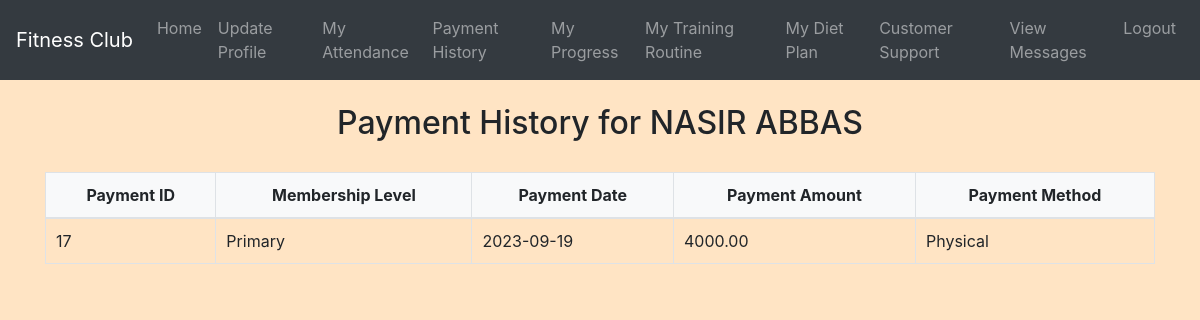
The page /view_payment.php (signed in) on the database its author committed.
### tables this page shows
CREATE TABLE `payments` (
  `PaymentID` int(11) NOT NULL,
  `MemberID` int(11) NOT NULL,
  `LevelID` int(11) NOT NULL,
  `PaymentDate` date NOT NULL,
  `PaymentAmount` decimal(10,2) NOT NULL,
  `PaymentMethod` varchar(20) NOT NULL
);

CREATE TABLE `membership_levels` (
  `LevelID` int(11) NOT NULL,
  `level_name` varchar(50) NOT NULL,
  `description` text NOT NULL,
  `price` decimal(10,2) NOT NULL,
  `features` text NOT NULL,
  `duration` varchar(50) NOT NULL
);

### view_payment.php (the view, shortened to what this page needs)
<?php
include('config.php');
$memberID = $_SESSION["member_id"];
$memberName = $_SESSION["member_name"];
$sql = "SELECT p.PaymentID, ml.level_name, p.PaymentDate, p.PaymentAmount, p.PaymentMethod
        FROM payments AS p
        INNER JOIN membership_levels AS ml ON p.LevelID = ml.LevelID
        WHERE p.MemberID = $memberID
        ORDER BY p.PaymentDate DESC";
$result = $conn->query($sql);
?>
<!DOCTYPE html>
<html lang="en">
<head>
    <link rel="stylesheet" href="https://maxcdn.bootstrapcdn.com/bootstrap/4.5.2/css/bootstrap.min.css">
    <link rel="stylesheet" href="./css/style.css">
</head>
<body>
<?php include('navbar.php'); ?>
<div class="container">
    <h2 class="mt-4">Payment History for <?php echo $memberName; ?></h2>
    <table class="table table-bordered">
        <thead>
            <tr>
                <th>Payment ID</th>
                <th>Membership Level</th>
                <th>Payment Date</th>
                <th>Payment Amount</th>
                <th>Payment Method</th>
            </tr>
        </thead>
        <tbody>
            <?php
            while ($row = $result->fetch_assoc()) {
                echo "<tr>";
                echo "<td>" . $row['PaymentID'] . "</td>";
                echo "<td>" . $row['level_name'] . "</td>";
                echo "<td>" . $row['PaymentDate'] . "</td>";
                echo "<td>" . $row['PaymentAmount'] . "</td>";
                echo "<td>" . $row['PaymentMethod'] . "</td>";
                echo "</tr>";
            }
            ?>
        </tbody>
    </table>
</div>
</body>
</html>

### css/style.css (style rules this page uses)
body { background-color: bisque; }
h1, h2, h3, h4 { text-align: center; margin-top: 30px; margin-bottom: 30px; }
.table { width: 100%; border-collapse: collapse; margin-top: 20px; }
.table th, .table td { padding: 10px; border: 1px solid #dee2e6; }
.table thead th { background-color: #f8f9fa; font-weight: bold; text-align: center; }
.table tbody td { vertical-align: middle; }

### rows shown on the page
payments: PaymentID "17", LevelID.level_name "Primary", PaymentDate "2023-09-19", PaymentAmount "4000.00", PaymentMethod "Physical"

### other values the page prints
$memberName "NASIR ABBAS"
